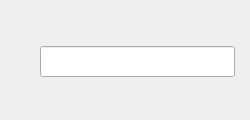
<?xml version="1.0" ?>
<ui version="4.0">
  <class>newDisplay</class>
  <widget class="QWidget" name="Form">
    <property name="geometry">
      <rect>
        <x>95</x>
        <y>151</y>
        <width>250</width>
        <height>120</height>
      </rect>
    </property>
    <property name="styleSheet">
      <string notr="true">QWidget#Form {
  color: rgb(0, 0, 0);
  background-color: rgb(187, 187, 187);
  }</string>
    </property>
    <property name="windowTitle">
      <string>newDisplay</string>
    </property>
    <widget class="PyDMLineEdit" name="PyDMLineEdit">
      <property name="geometry">
        <rect>
          <x>40</x>
          <y>46</y>
          <width>195</width>
          <height>31</height>
        </rect>
      </property>
      <property name="toolTip">
        <string>PV: S:SRcurrentAI.VAL</string>
      </property>
      <property name="readOnly">
        <bool>true</bool>
      </property>
      <property name="channel" stdset="0">
        <string>ca://S:SRcurrentAI.VAL</string>
      </property>
    </widget>
  </widget>
  <customwidgets>
    <customwidget>
      <class>PyDMLineEdit</class>
      <extends>QLineEdit</extends>
      <header>pydm.widgets.line_edit</header>
    </customwidget>
    <customwidget>
      <class>PyDMLabel</class>
      <extends>QLabel</extends>
      <header>pydm.widgets.label</header>
    </customwidget>
    <customwidget>
      <class>PyDMEmbeddedDisplay</class>
      <extends>QFrame</extends>
      <header>pydm.widgets.embedded_display</header>
    </customwidget>
    <customwidget>
      <class>PyDMRelatedDisplayButton</class>
      <extends>QPushButton</extends>
      <header>pydm.widgets.related_display_button</header>
    </customwidget>
  </customwidgets>
</ui>
